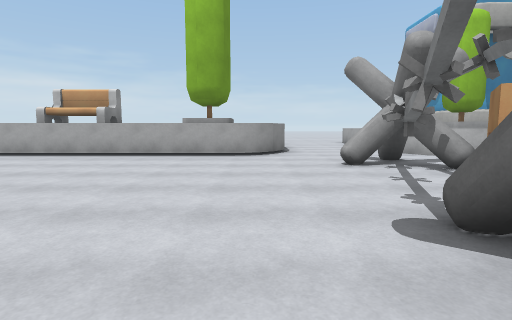
view 1 (above)

17 first-person views from a walk through a scene from a Unity 3-D project. The camera is 1.3 m above the floor, tilts 6° down and sees 80° across. The floor is counted in squares, 2 m on a side. Each view is taken from the middle of a square. On the plan, view 1 faces up. The plan holds only what a view shows up to about 10 squares ahead; the rest is blank. The place goes on beyond the plan. Surface patterns are stand-ins for the level's own textures.

view 2
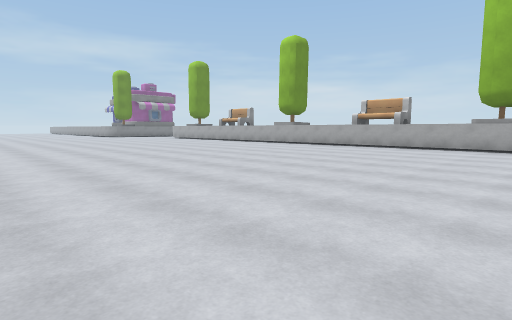

view 3
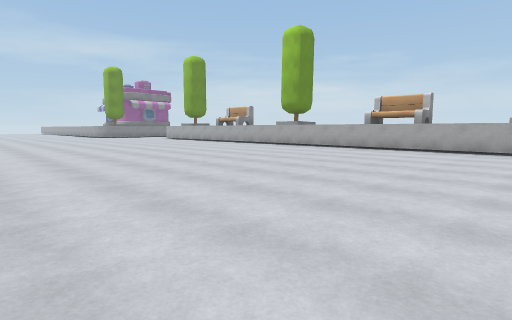

view 4
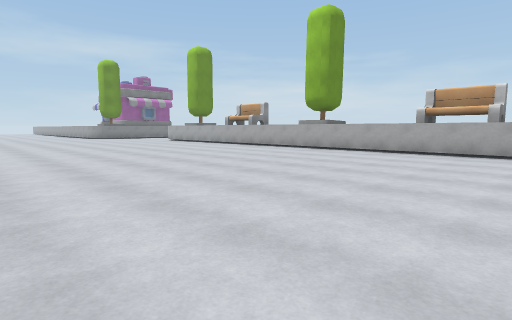

view 5
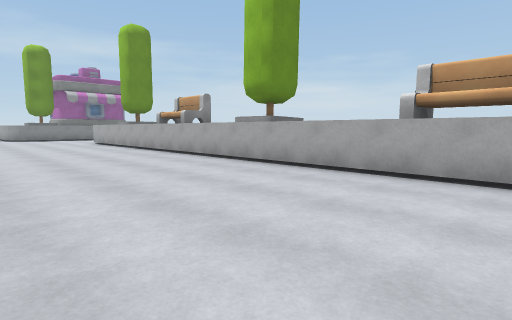

view 6
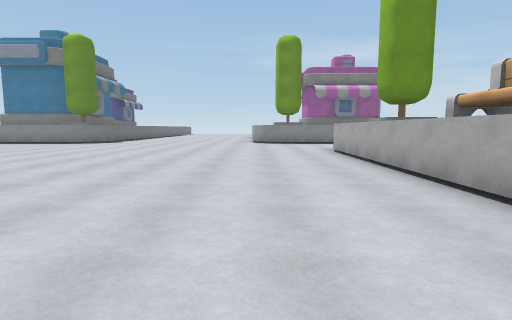

view 7
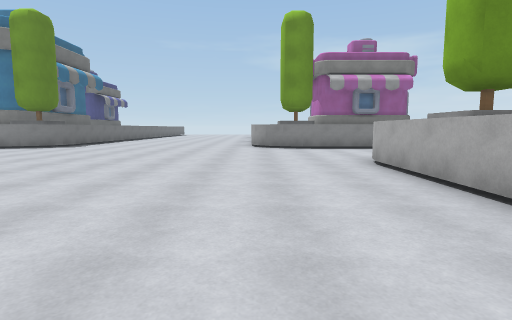

view 8
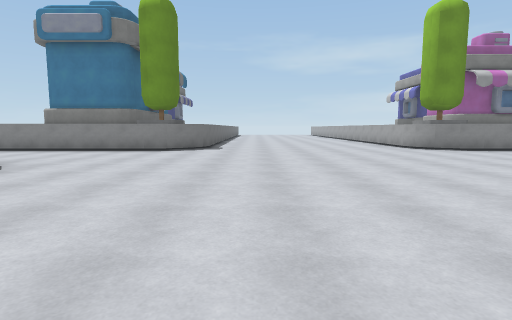

view 9
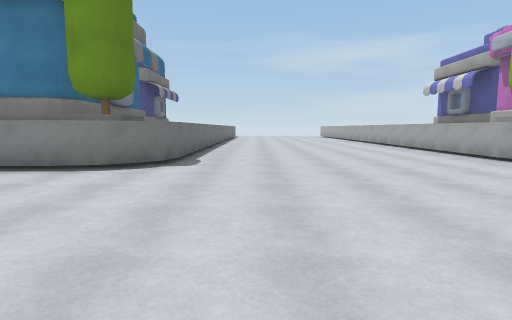

view 10
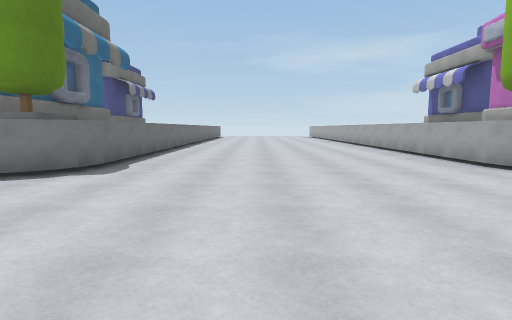

view 11
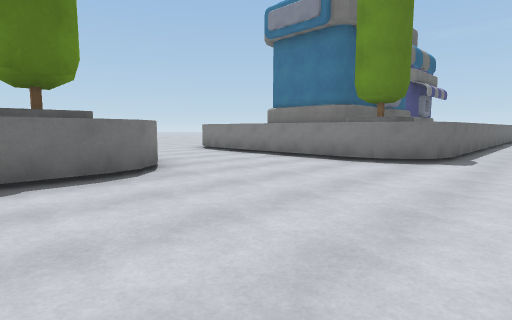

view 12
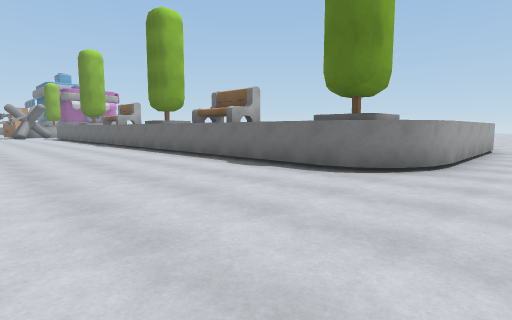

view 13
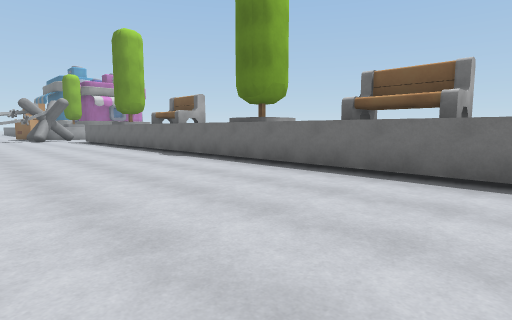

view 14
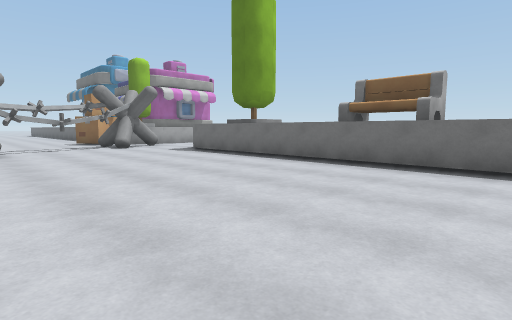

view 15
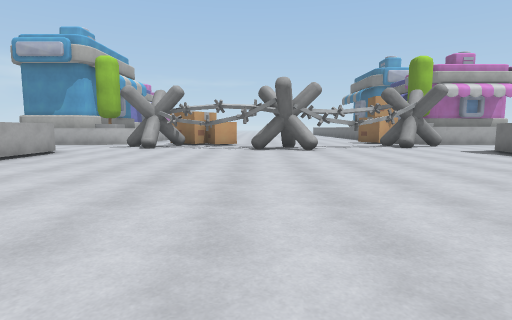

view 16
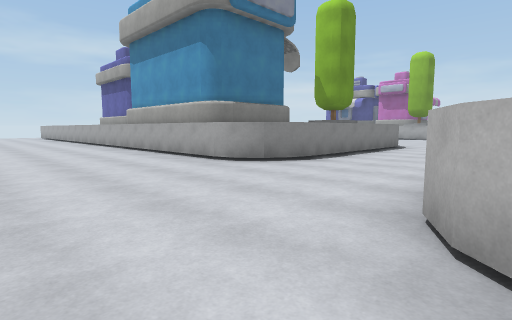

view 17
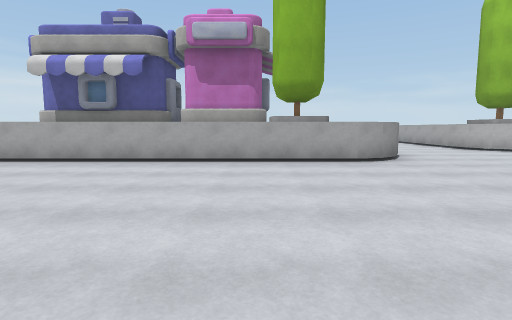

### Floor plan
Points are (right, up) in squares from view 1. A wall is a line through its corners. A room is listed if a view was taken in it or the views show most of it. See-through windows are left out.
Room 1 (views 1, 2, 3, 4, 5, 6, 7, 8, 9, 10, 11, 12, 13, 14, 15, 17)
walls: (-17.5, -4.1) (-0.5, -4.1); (-17.3, 7.1) (-17.9, 7.3) (-18.3, 7.6); (-16.6, 8.2) (-17.8, 8.2); (-17.7, -6.5) (-17.7, -5.3) (-16.4, -5.3); (-18.8, -5.8) (-18.6, -5.2) (-18.3, -4.6) (-17.9, -4.3) (-17.3, -4.1); (-21.7, -3.1) (-21.7, -7.5); (-23.1, -1.5) (-22.5, -1.7) (-22.1, -2) (-21.8, -2.6) (-21.7, -3.2); (-23, 4.8) (-28.5, 4.8); (-21.7, 7.5) (-21.7, 6.5) (-21.8, 5.9) (-22.1, 5.3) (-22.5, 5) (-23.1, 4.8); (-24.4, -2.7) (-23.1, -2.7); (-21.7, -7.4) (-21.8, -8.1); (-18.7, -10.1) (-18.7, -5.8); (-1.5, 7.1) (-17.5, 7.1); (0.6, 0.5) (1.2, 1.1); (0.7, 0.6) (1.2, 1) (1.3, 2); (0.7, 0.5) (1.4, 1.5); (1, 0.5) (1.1, 1); (1.2, 1.4) (1.3, 2.1); (1.3, 1.1) (1.2, 2); (1.4, 2.8) (2, 4.4); (1.9, 3.3) (1.5, 3.8); (2, -1.9) (1.6, -0.2); (1.9, 5.2) (1.6, 5.4); (2, -3.3) (1.7, -2.9); (-28.5, -1.5) (-23, -1.5); (2.2, 5.1) (1.6, 5.3); (2.9, 4.8) (2.6, 5.3); (3, 4.8) (2, 5.5); (3, 4.8) (2.3, 5.4)
low walls: (1.4, 1.5) (1.2, 1.8)
ways out: opening at (-20, -8.7) to room 2; opening at (0.5, -3) to room 2; opening at (-20, 7); opening at (-0.5, 5.2)
Room 2 (view 16)
walls: (-18.3, -11.4) (-18.7, -10.7); (-21.8, -8.1) (-22.1, -8.7) (-22.5, -9) (-23.1, -9.2); (-23, -9.2) (-28.4, -9.2); (-0.5, -4.1) (0.1, -4.3)
ways out: opening at (-20, -8.7) to room 1; opening at (0.5, -3) to room 1

Positions as (right, up) in squares from view 1, and headings:
1: (0, 0), facing up
2: (0, -3), facing up-left
3: (-1, -2), facing up-left
4: (-3, -1), facing up-left
5: (-4, 3), facing up-left
6: (-9, 5), facing left
7: (-12, 5), facing left
8: (-13, 0), facing left
9: (-17, 0), facing left
10: (-18, 1), facing left
11: (-16, 0), facing down-left
12: (-20, 0), facing down-right
13: (-15, 0), facing down-right
14: (-8, 1), facing down-right
15: (-8, 2), facing right
16: (-18, -13), facing up-left
17: (-25, -1), facing up
